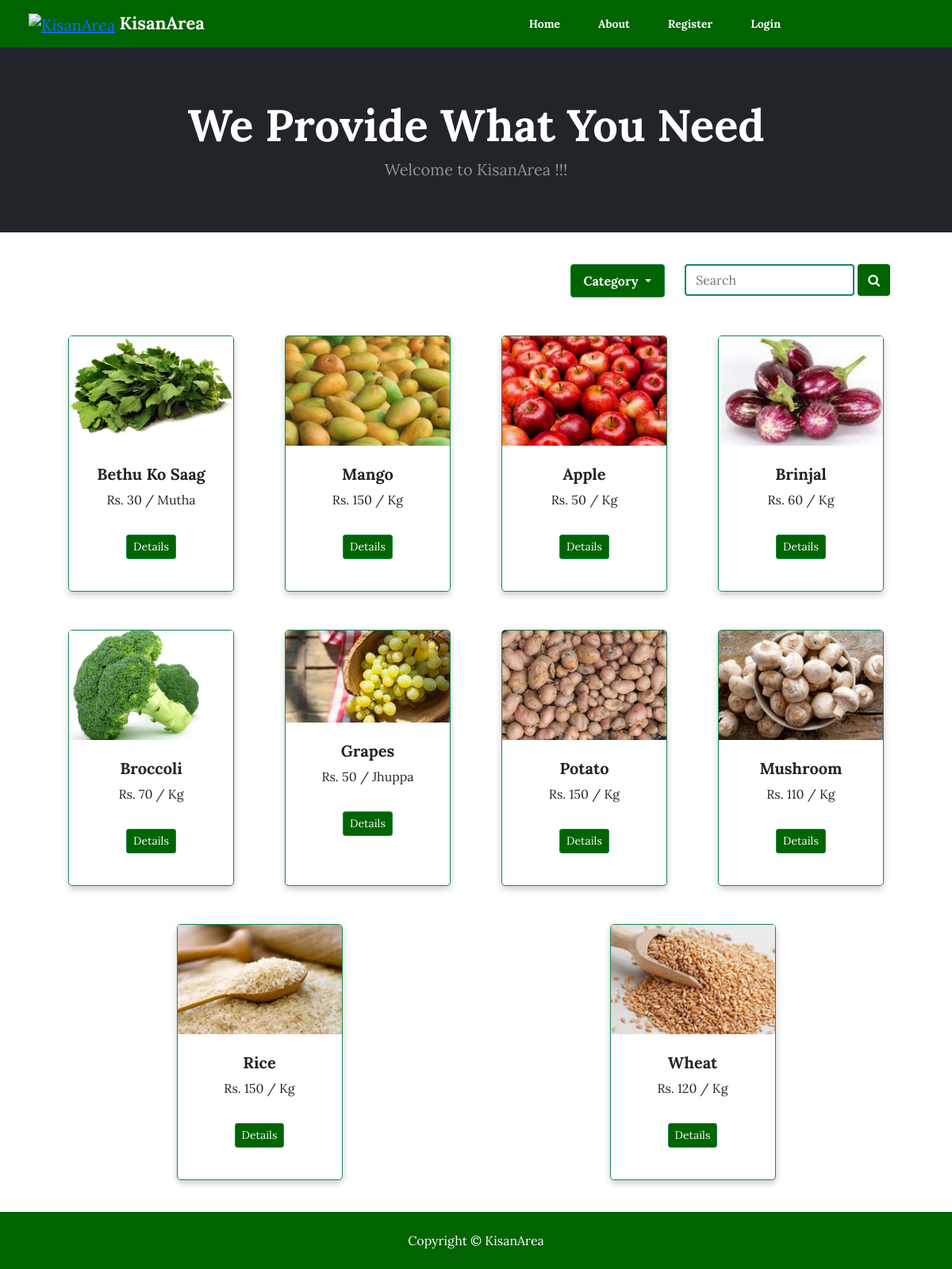
The page / on the database its author committed.
### tables this page shows
CREATE TABLE `products` (
  `productid` int(11) NOT NULL,
  `name` varchar(100) NOT NULL,
  `photo` varchar(255) NOT NULL,
  `unit` varchar(100) NOT NULL,
  `description` text NOT NULL,
  `category` varchar(11) NOT NULL,
  `isActive` tinyint(1) NOT NULL DEFAULT 1,
  `isFeatured` tinyint(1) NOT NULL DEFAULT 1,
  `price` int(11) NOT NULL,
  `stock` int(20) NOT NULL
);

### includes/recent-products.php (the view, shortened to what this page needs)
<section class="">
    <div class="container px-4 px-lg-5 mt-0">
        <div class="row gx-4 gx-lg-5 row-cols-2 row-cols-md-3 row-cols-xl-4 justify-content-center">
            <div class="input-group" style=" display:inline-flex; justify-content:flex-end; align-items:right; margin:40px;">
                <div class="dropdown">
                    <a class="dropdown-toggle btn border-success nav-link text-light font btn navigation" href="#" role="button" id="dropdownMenuLink" data-toggle="dropdown" aria-haspopup="true" aria-expanded="false">
                        <b class="hov">Category</b>
                    </a>
                </div>
                <form method="GET" action="./psearch.php">
                    <div class="d-flex form-outline justify-content-end">
                        <input type="search" required value="<?php if (isset($_GET['search'])) {
                                                                    echo $_GET['search'];
                                                                } ?>" placeholder="Search" name="search" class="d-inline form-control border-success border-2 w-75">&nbsp;
                        <button type="submit" class="btn navigation text-white">
                            <i class="fa fa-search"></i>
                        </button>
                    </div>
                </form>
            </div>
            <?php while ($featuredProd = mysqli_fetch_array($featuredProducts)) { ?>
                <div class="col mb-5 zoom">
                    <div class="border-1 border-success card h-100 rounded-3">
                        <form action="" method="POST">
                            <img class="card-img-top" src="admin/uploads/products/<?php echo $featuredProd['photo']; ?>" alt="" />
                            <div class="card-body p-4">
                                <div class="text-center">
                                    <h5 class="fw-bolder">
                                        <?php echo $featuredProd['name']; ?>
                                    </h5>
                                    Rs. <?php echo $featuredProd['price'] . ' ' . '/' . ' ' . $featuredProd['unit']; ?>
                                </div>
                            </div>
                            <div class="text-center card-footer border-top-0 bg-transparent">
                                <div class="btn-group-sm mb-3">
                                    <a href="products.php?pid=<?php echo $featuredProd["productid"]; ?>" class="btn border-success text-light font btn navigation">
                                        Details
                                    </a>
                                </div>
                            </div>
                        </form>
                    </div>
                </div>
            <?php } ?>
        </div>
    </div>
</section>

### index.php (shortened to what this page needs)
<?php
include './includes/dbconn.php';
?>
<!DOCTYPE html>
<html lang="en">
<head>
    <link href="https://cdn.jsdelivr.net/npm/bootstrap-icons@1.5.0/font/bootstrap-icons.css" rel="stylesheet" />
    <link href="./css/bootstrap.css" rel="stylesheet" />
    <link rel="stylesheet" href="https://cdnjs.cloudflare.com/ajax/libs/font-awesome/4.7.0/css/font-awesome.min.css">
    <link rel="stylesheet" href="./css/style.css">
</head>
<body>
    <?php
    require './includes/menu.php';
    ?>
    <header class="bg-dark p-3">
        <div class="container my-5">
            <div class="text-center text-white font">
                <h1 class="display-4 fw-bolder font">We Provide What You Need</h1>
                <p class="lead fw-normal text-white-50 mb-0 font">Welcome to KisanArea !!!</p>
            </div>
        </div>
    </header>
    <?php
    $featuredProducts = mysqli_query($mysqli, "SELECT * FROM products WHERE isActive = 1");
    ?>
    <?php include('includes/recent-products.php'); ?>
    <?php
    require './includes/footer.php';
    ?>
</body>
</html>

### includes/menu.php (shortened to what this page needs)
<header id="header">
    <nav class="navbar navbar-expand-lg navbar-light navigation">
        <div class="container-fluid">
            <div class="container px-4 w-75">
                <div class="navbar-brand">
                    <a href="./index.php"><img class="img-fluid" src="./image/big.png" style="width: 15%;" href="./index.php" alt="KisanArea"></a>
                    <a class="navbar-brand text-light a" style="font-size:22px;" href="./index.php"><strong class="hov">KisanArea</strong></a>
                </div>
            </div>
            <div class="container w-75" style="font-family:'Lora', serif; font-size:14px;">
                <div class="collapse navbar-collapse" id="navbarCollapse">
                    <ul class="navbar-nav me-auto mb-3 mb-lg-0 ms-lg-4 ">
                        <li class="nav-item">
                            <a class="nav-link active text-light px-4" aria-current="page" href="./index.php"><b class="hov">Home</b></a>
                        </li>
                        <li class="nav-item">
                            <a class="nav-link text-light px-4" href="./about.php"> <b class="hov">About</b></a>
                        </li>
                        <li class="nav-item">
                            <?php if (isset($_SESSION['username'])) {
                                echo
                                '<a class="nav-link text-light px-4">
                                <b class="hov"><i class="bi bi-person"></i>' . " " . $_SESSION['username'];
                                '</b></a>';
                            } else {
                                echo '<a class="nav-link a text-light px-4 " href="./register.php"><b class="hov">Register</b></a>';
                            }
                            ?>
                        </li>
                        <li class="nav-item">
                            <?php if (isset($_SESSION['username'])) {
                                echo '<div class="dropdown">
                                <a class="border-success nav-link text-light font" href="#" role="button" id="dropdownMenuLink" data-toggle="dropdown" aria-haspopup="true" aria-expanded="false">
                                    <b class="hov"><i class="bi bi-gear"></i></b>
                                </a>
                                <div class="dropdown-menu border-success" aria-labelledby="dropdownMenuLink">
                                    <a class="dropdown-item" href="./useredit.php"><i class="fa fa-pencil-square-o"></i>Edit Profile</a>
                                    <a class="dropdown-item" href="./logout.php"><i class="fa fa-sign-out"></i>Logout</a>
                                </div>
                            </div>';
                            } else {
                                echo '<a class="nav-link a text-light px-4" href="./login.php"><b class="hov">Login</b></a>';
                            }
                            ?>
                        </li>
                    </ul>
                </div>
            </div>
        </div>
    </nav>
</header>

### includes/footer.php
<!DOCTYPE html>
<html lang="en">
<head>
    <link rel="stylesheet" href="./css/style.css">
</head>
<footer class="py-4 navigation">
    <p class="m-0 text-center text-white">Copyright &copy; KisanArea</p>
</footer>
</html>

### css/style.css (style rules this page uses)
header { font-family: 'Lora', serif; }
.hov { text-decoration: none; }
.navigation { background: darkgreen; }
body { font-family: 'Lora', serif; margin: 0; background-size: cover; }
html { box-sizing: border-box; }
*, *:before, *:after { box-sizing: inherit; }
.card { box-shadow: 0 4px 8px 0 rgba(0, 0, 0, 0.2); margin: 8px; }
.container { padding: 0 16px; }
.container::after, .row::after { content: ""; clear: both; display: table; }
.font { font-family: 'Lora', serif; }
.zoom { transition: transform .2s; margin: 0 auto; }

### rows shown on the page
products: photo (picture), name "Bethu Ko Saag", price "30", unit "Mutha"
products: photo (picture), name "Mango", price "150", unit "Kg"
products: photo (picture), name "Apple", price "50", unit "Kg"
products: photo (picture), name "Brinjal", price "60", unit "Kg"
products: photo (picture), name "Broccoli", price "70", unit "Kg"
products: photo (picture), name "Grapes", price "50", unit "Jhuppa"
products: photo (picture), name "Potato", price "150", unit "Kg"
products: photo (picture), name "Mushroom", price "110", unit "Kg"
products: photo (picture), name "Rice", price "150", unit "Kg"
products: photo (picture), name "Wheat", price "120", unit "Kg"
